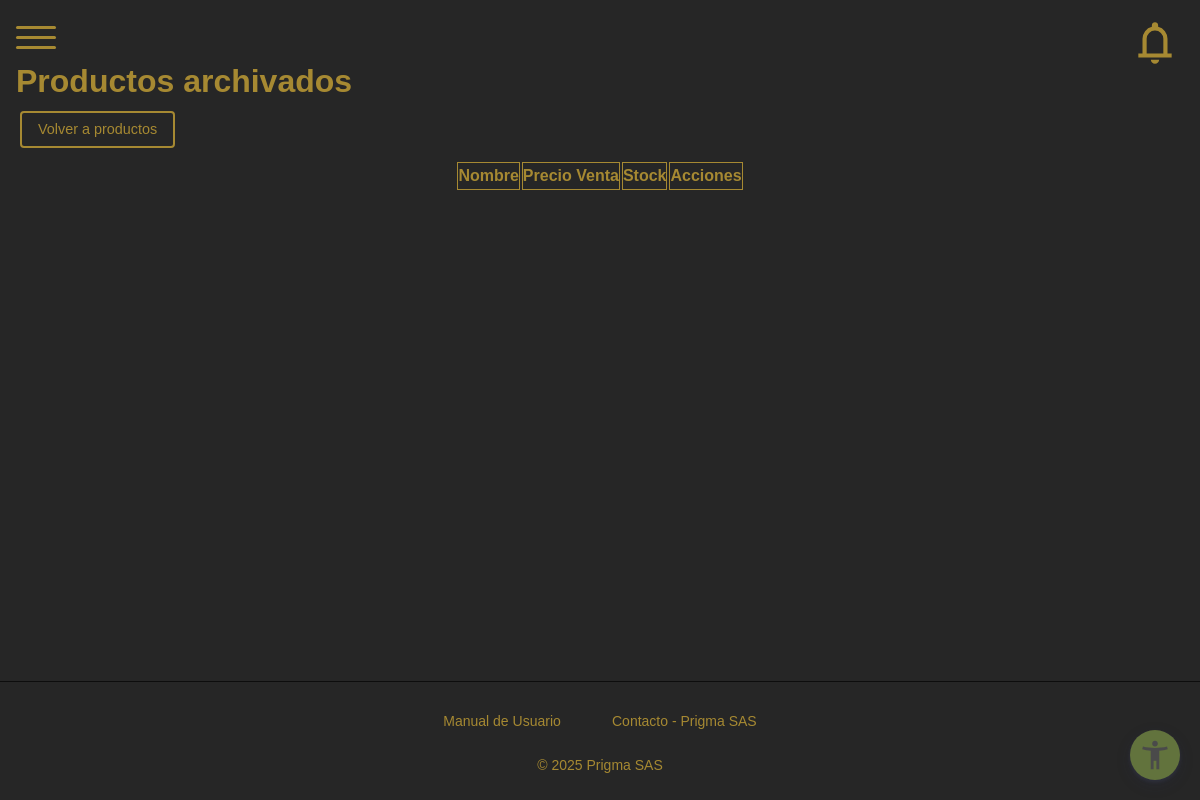
The app's page /adminD/products/archived/ (signed in), older data.
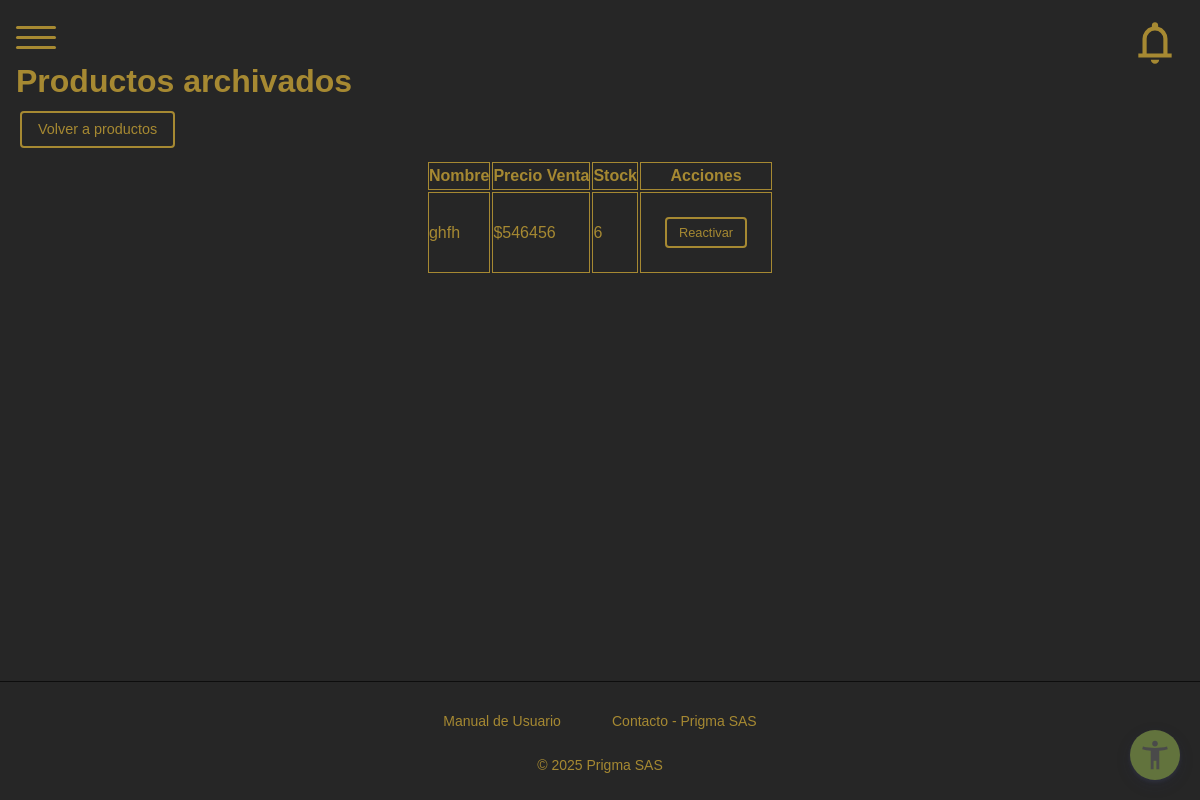
The same page, newer data.
### products/models.py (models this page shows, shortened)
class Producto(models.Model):
    id_producto = models.AutoField(primary_key=True)
    nombre = models.CharField(max_length=50, unique=True)
    precio_compra = models.DecimalField(max_digits=10, decimal_places=2)
    precio_venta = models.DecimalField(max_digits=10, decimal_places=2)
    stock = models.IntegerField(default=0)
    descripcion = models.TextField(blank=True)
    activo = models.BooleanField(default=True)
    id_categoria = models.ForeignKey('Categoria', on_delete=models.SET_NULL, null=True, blank=True)
    id_proveedor = models.ForeignKey('Proveedor', on_delete=models.SET_NULL, null=True, blank=True)
    id_marca = models.ForeignKey('Marca', on_delete=models.SET_NULL, null=True, blank=True)
    class Meta:
        db_table = 'producto'

### products/views.py (the view)
# urls.py: path('adminD/products/archived/', views.ProductosArchivadosAdminView.as_view(), name='products_archived_admin'),
@method_decorator(permission_required('products', 'editar'), name='dispatch')
class ProductosArchivadosAdminView(TemplateView):
    template_name = "admin/products/products_archived.html"
    def get_context_data(self, **kwargs):
        context = super().get_context_data(**kwargs)
        context["products"] = Producto.objects.filter(activo=False)
        return context

### roles/templatetags/roles_tags.py (called while the page is built)
@register.filter
def has_perm(user, perm_str):
    if not user.is_authenticated:
        return False
    if not hasattr(user, 'userprofile') or not user.userprofile.rol:
        return False
    try:
        modulo, accion = perm_str.split(',')
        modulo_obj = Module.objects.get(nombre=modulo)
        accion_obj = Action.objects.get(nombre=accion)
        return RolePermission.objects.filter(
            rol=user.userprofile.rol,
            modulo=modulo_obj,
            accion=accion_obj
        ).exists()
    except Exception:
        return False

### products/templates/admin/products/products_archived.html (shortened to what this page needs)
{% extends 'base_admin.html' %}
{% load static %}
{% load roles_tags %}
{% block extra_css %}
<link rel="stylesheet" href="{% static 'css/main/admin/tables.css' %}">
{% endblock %}
{% block content %}
<h1 class="my-4">Productos archivados</h1>
<a href="{% url 'products:products_admin' %}" class="btn btn-success">Volver a productos</a>
<div class="table-contenedor">
  <div class="table-responsive">
    <table id="tabla-productos" class="table table-striped table-bordered nowrap" style="width:100%">
      <thead>
        <tr>
          <th class="col-1">Nombre</th>
          <th class="col-2">Precio Venta</th>
          <th class="col-3">Stock</th>
          <th>Acciones</th>
        </tr>
      </thead>
      <tbody>
        {% for p in products %}
        <tr>
          <td class="col-1">{{ p.nombre }}</td>
          <td class="col-2">${{ p.precio_venta|floatformat:0 }}</td>
          <td class="col-3">{{ p.stock }}</td>
          <td class="actions-cell">
            <div class="btn-group" role="group">
            {% if request.user|has_perm:"products,editar" %}
            <form method="post" action="{% url 'products:products_reactivate_admin' p.id_producto %}" style="display:inline">
              <button type="submit" class="btn btn-sm btn-success" title="Reactivar {{ p.nombre }}">Reactivar</button>
            </form>
            {% endif %}
            </div>
          </td>
        </tr>
        {% endfor %}
      </tbody>
    </table>
  </div>
</div>
{% endblock %}

Row changes from the older to the newer data that the page shows:
added Producto: nombre "ghfh", precio_venta "546456", stock "6"
